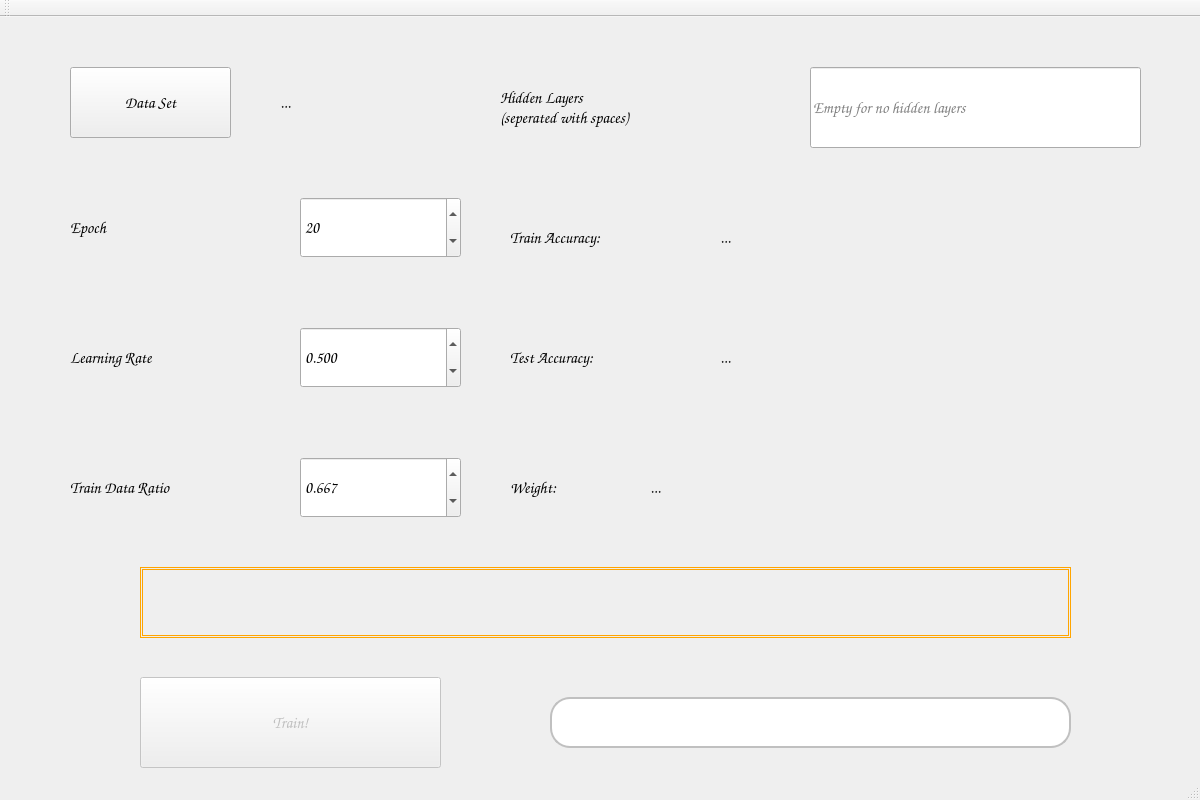
<?xml version="1.0" encoding="UTF-8"?>
<ui version="4.0">
 <class>MainWindow</class>
 <widget class="QMainWindow" name="MainWindow">
  <property name="geometry">
   <rect>
    <x>0</x>
    <y>0</y>
    <width>1200</width>
    <height>800</height>
   </rect>
  </property>
  <property name="windowTitle">
   <string>Neural Network -  Homework 1</string>
  </property>
  <widget class="QWidget" name="centralwidget">
   <widget class="QPushButton" name="data_button">
    <property name="geometry">
     <rect>
      <x>70</x>
      <y>50</y>
      <width>161</width>
      <height>71</height>
     </rect>
    </property>
    <property name="font">
     <font>
      <family>Comic Sans MS</family>
      <pointsize>12</pointsize>
     </font>
    </property>
    <property name="text">
     <string>Data Set</string>
    </property>
   </widget>
   <widget class="QPushButton" name="train_button">
    <property name="enabled">
     <bool>false</bool>
    </property>
    <property name="geometry">
     <rect>
      <x>140</x>
      <y>660</y>
      <width>301</width>
      <height>91</height>
     </rect>
    </property>
    <property name="font">
     <font>
      <family>Comic Sans MS</family>
      <pointsize>12</pointsize>
     </font>
    </property>
    <property name="autoFillBackground">
     <bool>true</bool>
    </property>
    <property name="text">
     <string>Train!</string>
    </property>
    <property name="autoDefault">
     <bool>false</bool>
    </property>
    <property name="default">
     <bool>false</bool>
    </property>
    <property name="flat">
     <bool>false</bool>
    </property>
   </widget>
   <widget class="QLabel" name="epoch_label">
    <property name="geometry">
     <rect>
      <x>70</x>
      <y>180</y>
      <width>201</width>
      <height>61</height>
     </rect>
    </property>
    <property name="font">
     <font>
      <family>Comic Sans MS</family>
      <pointsize>12</pointsize>
     </font>
    </property>
    <property name="text">
     <string>Epoch</string>
    </property>
   </widget>
   <widget class="QSpinBox" name="epoch_box">
    <property name="geometry">
     <rect>
      <x>300</x>
      <y>180</y>
      <width>161</width>
      <height>61</height>
     </rect>
    </property>
    <property name="font">
     <font>
      <family>Comic Sans MS</family>
      <pointsize>12</pointsize>
     </font>
    </property>
    <property name="minimum">
     <number>1</number>
    </property>
    <property name="maximum">
     <number>100</number>
    </property>
    <property name="value">
     <number>20</number>
    </property>
   </widget>
   <widget class="QLabel" name="rate_label">
    <property name="geometry">
     <rect>
      <x>70</x>
      <y>310</y>
      <width>201</width>
      <height>61</height>
     </rect>
    </property>
    <property name="font">
     <font>
      <family>Comic Sans MS</family>
      <pointsize>12</pointsize>
     </font>
    </property>
    <property name="text">
     <string>Learning Rate</string>
    </property>
   </widget>
   <widget class="QDoubleSpinBox" name="rate_box">
    <property name="geometry">
     <rect>
      <x>300</x>
      <y>310</y>
      <width>161</width>
      <height>61</height>
     </rect>
    </property>
    <property name="font">
     <font>
      <family>Comic Sans MS</family>
      <pointsize>12</pointsize>
     </font>
    </property>
    <property name="decimals">
     <number>3</number>
    </property>
    <property name="maximum">
     <double>1.000000000000000</double>
    </property>
    <property name="singleStep">
     <double>0.100000000000000</double>
    </property>
    <property name="value">
     <double>0.500000000000000</double>
    </property>
   </widget>
   <widget class="QLabel" name="path_label">
    <property name="geometry">
     <rect>
      <x>280</x>
      <y>50</y>
      <width>201</width>
      <height>71</height>
     </rect>
    </property>
    <property name="font">
     <font>
      <family>Comic Sans MS</family>
      <pointsize>12</pointsize>
     </font>
    </property>
    <property name="text">
     <string>...</string>
    </property>
   </widget>
   <widget class="QLabel" name="train_label">
    <property name="geometry">
     <rect>
      <x>510</x>
      <y>190</y>
      <width>181</width>
      <height>61</height>
     </rect>
    </property>
    <property name="font">
     <font>
      <family>Comic Sans MS</family>
      <pointsize>12</pointsize>
     </font>
    </property>
    <property name="text">
     <string>Train Accuracy:</string>
    </property>
   </widget>
   <widget class="QLabel" name="test_label">
    <property name="geometry">
     <rect>
      <x>510</x>
      <y>310</y>
      <width>181</width>
      <height>61</height>
     </rect>
    </property>
    <property name="font">
     <font>
      <family>Comic Sans MS</family>
      <pointsize>12</pointsize>
     </font>
    </property>
    <property name="text">
     <string>Test Accuracy:</string>
    </property>
   </widget>
   <widget class="QLabel" name="weight_label">
    <property name="geometry">
     <rect>
      <x>510</x>
      <y>440</y>
      <width>111</width>
      <height>61</height>
     </rect>
    </property>
    <property name="font">
     <font>
      <family>Comic Sans MS</family>
      <pointsize>12</pointsize>
     </font>
    </property>
    <property name="text">
     <string>Weight:</string>
    </property>
   </widget>
   <widget class="QLabel" name="train_result">
    <property name="geometry">
     <rect>
      <x>720</x>
      <y>190</y>
      <width>421</width>
      <height>61</height>
     </rect>
    </property>
    <property name="font">
     <font>
      <family>Comic Sans MS</family>
      <pointsize>12</pointsize>
     </font>
    </property>
    <property name="text">
     <string>...</string>
    </property>
   </widget>
   <widget class="QLabel" name="test_result">
    <property name="geometry">
     <rect>
      <x>720</x>
      <y>310</y>
      <width>421</width>
      <height>61</height>
     </rect>
    </property>
    <property name="font">
     <font>
      <family>Comic Sans MS</family>
      <pointsize>12</pointsize>
     </font>
    </property>
    <property name="text">
     <string>...</string>
    </property>
   </widget>
   <widget class="QLabel" name="weight_result">
    <property name="geometry">
     <rect>
      <x>650</x>
      <y>420</y>
      <width>491</width>
      <height>101</height>
     </rect>
    </property>
    <property name="font">
     <font>
      <family>Comic Sans MS</family>
      <pointsize>12</pointsize>
     </font>
    </property>
    <property name="midLineWidth">
     <number>0</number>
    </property>
    <property name="text">
     <string>...</string>
    </property>
    <property name="wordWrap">
     <bool>true</bool>
    </property>
   </widget>
   <widget class="QProgressBar" name="progressBar">
    <property name="geometry">
     <rect>
      <x>550</x>
      <y>680</y>
      <width>521</width>
      <height>51</height>
     </rect>
    </property>
    <property name="toolTipDuration">
     <number>0</number>
    </property>
    <property name="styleSheet">
     <string notr="true">QProgressBar {
	border-radius: 20px;
	border: 2px solid silver;
}

QProgressBar::chunk {
	background-color: qlineargradient(spread:repeat, x1:0, y1:0, x2:1, y2:0, stop:0 rgba(35, 68, 111, 255) stop:1 rgba(3, 202, 205, 255));
 	border-radius: 20px;
}</string>
    </property>
    <property name="value">
     <number>0</number>
    </property>
    <property name="textVisible">
     <bool>false</bool>
    </property>
    <property name="orientation">
     <enum>Qt::Horizontal</enum>
    </property>
   </widget>
   <widget class="QLabel" name="alert_label">
    <property name="geometry">
     <rect>
      <x>140</x>
      <y>550</y>
      <width>931</width>
      <height>71</height>
     </rect>
    </property>
    <property name="font">
     <font>
      <family>Comic Sans MS</family>
      <pointsize>12</pointsize>
      <weight>75</weight>
      <bold>true</bold>
     </font>
    </property>
    <property name="layoutDirection">
     <enum>Qt::LeftToRight</enum>
    </property>
    <property name="styleSheet">
     <string notr="true">color: red;
border: 3px double orange;</string>
    </property>
    <property name="text">
     <string/>
    </property>
    <property name="alignment">
     <set>Qt::AlignCenter</set>
    </property>
    <property name="wordWrap">
     <bool>true</bool>
    </property>
   </widget>
   <widget class="QLineEdit" name="hidden_line">
    <property name="geometry">
     <rect>
      <x>810</x>
      <y>50</y>
      <width>331</width>
      <height>81</height>
     </rect>
    </property>
    <property name="font">
     <font>
      <family>Comic Sans MS</family>
      <pointsize>12</pointsize>
     </font>
    </property>
    <property name="whatsThis">
     <string>133</string>
    </property>
    <property name="text">
     <string/>
    </property>
    <property name="placeholderText">
     <string>Empty for no hidden layers</string>
    </property>
   </widget>
   <widget class="QLabel" name="hidden_label">
    <property name="geometry">
     <rect>
      <x>500</x>
      <y>50</y>
      <width>281</width>
      <height>81</height>
     </rect>
    </property>
    <property name="font">
     <font>
      <family>Comic Sans MS</family>
      <pointsize>12</pointsize>
     </font>
    </property>
    <property name="text">
     <string>Hidden Layers
(seperated with spaces)</string>
    </property>
   </widget>
   <widget class="QLabel" name="ratio_label">
    <property name="geometry">
     <rect>
      <x>70</x>
      <y>440</y>
      <width>201</width>
      <height>61</height>
     </rect>
    </property>
    <property name="font">
     <font>
      <family>Comic Sans MS</family>
      <pointsize>12</pointsize>
     </font>
    </property>
    <property name="text">
     <string>Train Data Ratio</string>
    </property>
   </widget>
   <widget class="QDoubleSpinBox" name="ratio_box">
    <property name="geometry">
     <rect>
      <x>300</x>
      <y>440</y>
      <width>161</width>
      <height>61</height>
     </rect>
    </property>
    <property name="font">
     <font>
      <family>Comic Sans MS</family>
      <pointsize>12</pointsize>
     </font>
    </property>
    <property name="decimals">
     <number>3</number>
    </property>
    <property name="maximum">
     <double>1.000000000000000</double>
    </property>
    <property name="singleStep">
     <double>0.050000000000000</double>
    </property>
    <property name="value">
     <double>0.667000000000000</double>
    </property>
   </widget>
  </widget>
  <widget class="QMenuBar" name="menubar">
   <property name="geometry">
    <rect>
     <x>0</x>
     <y>0</y>
     <width>1200</width>
     <height>18</height>
    </rect>
   </property>
  </widget>
  <widget class="QStatusBar" name="statusbar"/>
  <widget class="QToolBar" name="toolBar">
   <property name="windowTitle">
    <string>toolBar</string>
   </property>
   <attribute name="toolBarArea">
    <enum>TopToolBarArea</enum>
   </attribute>
   <attribute name="toolBarBreak">
    <bool>false</bool>
   </attribute>
  </widget>
 </widget>
 <resources/>
 <connections/>
</ui>
